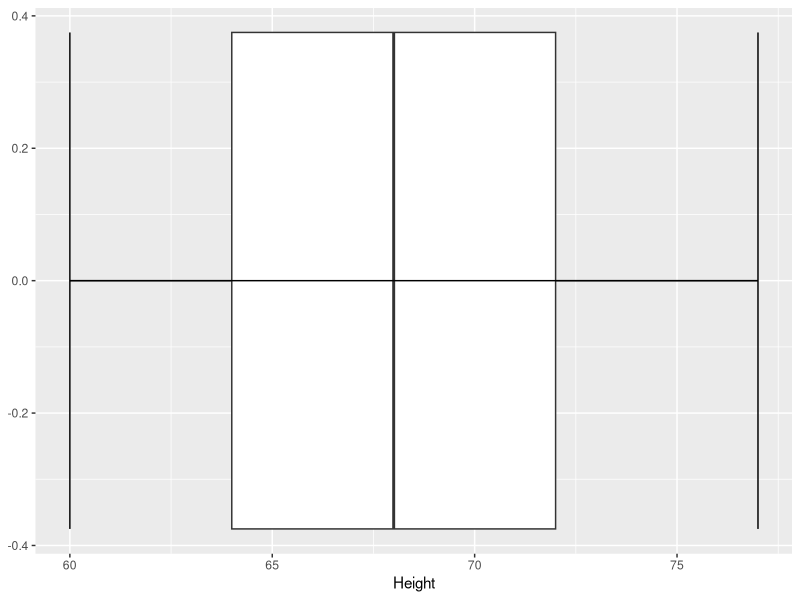

Recreate this plot in R.

library(tidyverse)

Height <- c(70,75,77,60,68,67,64,62,72)
class_data <- data.frame(Height)

median(class_data$Height)
fivenum(class_data$Height)
summary(class_data$Height)

class_data %>% ggplot(aes(x = Height)) +
  geom_boxplot() +
  stat_boxplot(geom = "errorbar")

range(class_data$Height)
IQR(class_data$Height)
